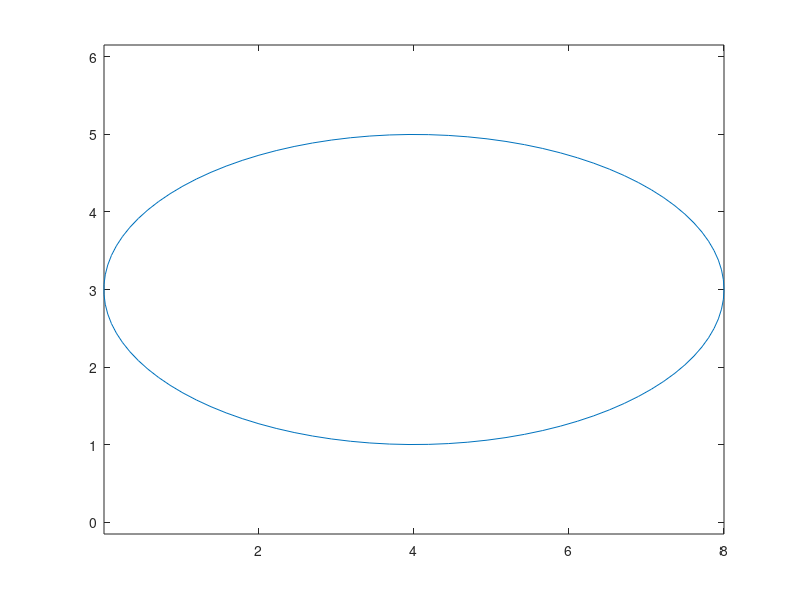

Here is the MATLAB script that generated this plot:
%Ellipse

clf %clear current figure

r = 2; %radius
x = 4; %center point x-axis
y = 3; %center point y-axis

theta = linspace(0,2*pi); %0 to 2pi

x = 2*r*cos(theta) + x;
y = r*sin(theta) + y;
plot(x,y) %creates a 2-D plot of the data in y versus the corresponding values in x
axis equal %axis equal to use equal data units along coordinate direction